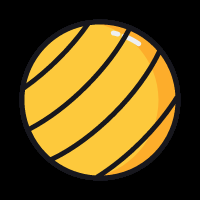
#> input picture Opencv_study/images/Ball.png, 200 x 200 px
$ python demo16_1.py
#> lines starting #> are read from the running program, lines starting #| are printed output that depends on the picture
# -*- coding:utf8 -*-
"""
Created on 2019/7/11 16:50

@author: WMaker
"""
'''
16.1 均值模糊
这是由一个归一化卷积框完成的。他只是用卷积框覆盖区域所有像素的平
均值来代替中心元素。可以使用函数 cv2.blur()。我们需要设定卷积框的
宽和高。下面是一个 3x3 的归一化卷积框：
 
          1 1 1
K = (1/9) 1 1 1
          1 1 1

cv2.blur(img, (3, 3))  进行均值滤波
参数说明：img表示输入的图片， (3, 3) 表示进行均值滤波的方框大小

cv2.boxfilter(img, -1, (3, 3), normalize=True) 表示进行方框滤波，
参数说明当normalize=True时，与均值滤波结果相同， normalize=False，表示对加和后的结果不进行平均操作，大于255的使用255表示
'''

#注意：如果你不想使用归一化卷积框，你应该使用 cv2.boxFilter()，这时要传入参数 normalize=False。


import cv2
import numpy as np
from matplotlib import pyplot as plt

img = cv2.imread('../images/Ball.png')
#> img is the input picture: shape (200, 200, 3); mean B, G, R 26.6, 79.7, 101.1
# cv2读取出来的是bgr,图像处理时先转为rgb
img = img[:,:,[2,1,0]]

blur = cv2.blur(img,(3,3))
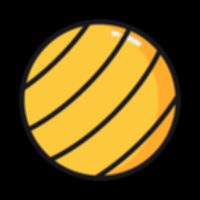
#> blur: shape (200, 200, 3); mean R, G, B 101.1, 79.7, 26.6

boxfilter = cv2.boxFilter(img, -1, (3, 3), normalize=True)
plt.subplot(131),plt.imshow(img),plt.title('Original')
plt.xticks([]), plt.yticks([])

plt.subplot(132),plt.imshow(blur),plt.title('Blurred')
plt.xticks([]), plt.yticks([])

plt.subplot(133),plt.imshow(boxfilter),plt.title('boxfilter')
plt.xticks([]), plt.yticks([])
plt.show()
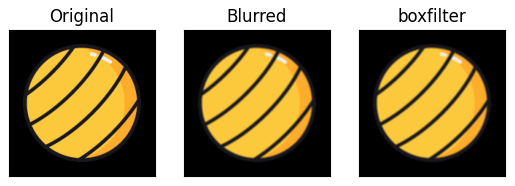
#> figure drawn by matplotlib, 3 panels
